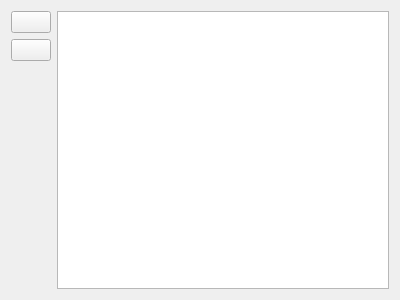
<?xml version="1.0" encoding="UTF-8"?>
<ui version="4.0">
 <class>ListROIStat</class>
 <widget class="QWidget" name="ListROIStat">
  <property name="geometry">
   <rect>
    <x>0</x>
    <y>0</y>
    <width>400</width>
    <height>300</height>
   </rect>
  </property>
  <property name="windowTitle">
   <string>Form</string>
  </property>
  <layout class="QGridLayout" name="gridLayout">
   <item row="0" column="0">
    <widget class="QPushButton" name="pushButton">
     <property name="toolTip">
      <string>Export to Libreoffice calc</string>
     </property>
     <property name="text">
      <string/>
     </property>
     <property name="icon">
      <iconset resource="../../resources.qrc">
       <normaloff>:/resources/Calc.ico</normaloff>:/resources/Calc.ico</iconset>
     </property>
    </widget>
   </item>
   <item row="1" column="0">
    <widget class="QPushButton" name="pushButton_2">
     <property name="toolTip">
      <string>Clear all</string>
     </property>
     <property name="text">
      <string/>
     </property>
     <property name="icon">
      <iconset resource="../../resources.qrc">
       <normaloff>:/resources/gimp-pro/images/path4845-1-1.png</normaloff>:/resources/gimp-pro/images/path4845-1-1.png</iconset>
     </property>
    </widget>
   </item>
   <item row="0" column="1" rowspan="3">
    <widget class="QTableWidget" name="tableWidget"/>
   </item>
  </layout>
 </widget>
 <resources>
  <include location="../../resources.qrc"/>
 </resources>
 <connections/>
</ui>
